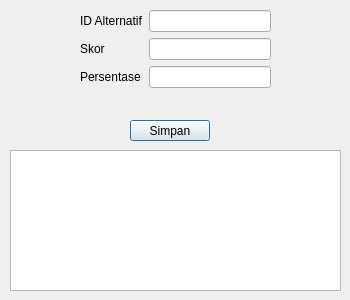
<?xml version="1.0" encoding="UTF-8"?>
<ui version="4.0">
 <class>kecocokan</class>
 <widget class="QDialog" name="kecocokan">
  <property name="geometry">
   <rect>
    <x>0</x>
    <y>0</y>
    <width>350</width>
    <height>300</height>
   </rect>
  </property>
  <property name="windowTitle">
   <string>Dialog</string>
  </property>
  <widget class="QPushButton" name="pushButton">
   <property name="geometry">
    <rect>
     <x>130</x>
     <y>120</y>
     <width>80</width>
     <height>21</height>
    </rect>
   </property>
   <property name="text">
    <string>Simpan</string>
   </property>
  </widget>
  <widget class="QWidget" name="formLayoutWidget">
   <property name="geometry">
    <rect>
     <x>80</x>
     <y>10</y>
     <width>191</width>
     <height>102</height>
    </rect>
   </property>
   <layout class="QFormLayout" name="formLayout">
    <item row="0" column="0">
     <widget class="QLabel" name="iDAlternatifLabel">
      <property name="text">
       <string>ID Alternatif</string>
      </property>
     </widget>
    </item>
    <item row="0" column="1">
     <widget class="QLineEdit" name="iDAlternatifLineEdit"/>
    </item>
    <item row="1" column="0">
     <widget class="QLabel" name="skorLabel">
      <property name="text">
       <string>Skor</string>
      </property>
     </widget>
    </item>
    <item row="1" column="1">
     <widget class="QLineEdit" name="skorLineEdit"/>
    </item>
    <item row="2" column="0">
     <widget class="QLabel" name="persentaseLabel">
      <property name="text">
       <string>Persentase</string>
      </property>
     </widget>
    </item>
    <item row="2" column="1">
     <widget class="QLineEdit" name="persentaseLineEdit"/>
    </item>
   </layout>
  </widget>
  <widget class="QTableView" name="tableView">
   <property name="geometry">
    <rect>
     <x>10</x>
     <y>150</y>
     <width>331</width>
     <height>141</height>
    </rect>
   </property>
  </widget>
 </widget>
 <resources/>
 <connections/>
</ui>
